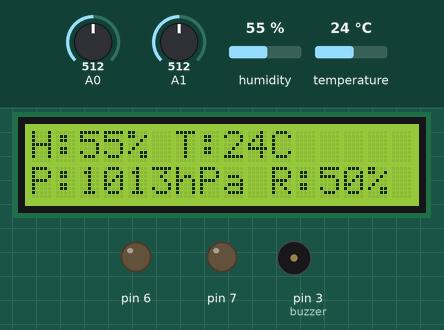
This sketch was run on a simulated Arduino Uno, built with avr-gcc and run on an emulated ATmega328P. Shown: 16×2 character LCD, output pins drawn as LEDs (lit = HIGH), buzzer (waves = sounding). Inputs (shaded band) come from the test bench; at power-on: A0 = 512, temperature 24 °C, humidity 55 %, A1 = 512. What the sketch prints to the serial monitor is not drawn.

Above: at 1.2 s.
1.3 s: A0 set to 685
5.3 s: A0 set to 711
At 7.6 s:
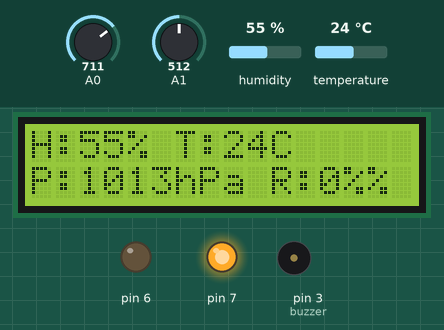
13.1 s: temperature set to 2 °C
At 14.8 s:
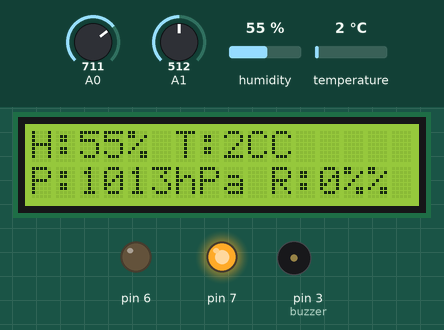
20.9 s: A0 set to 490
At 24.5 s:
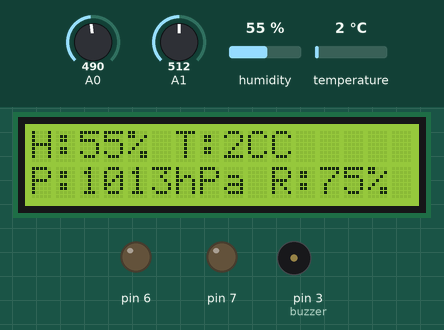
24.9 s: humidity set to 22 %
At 27.4 s:
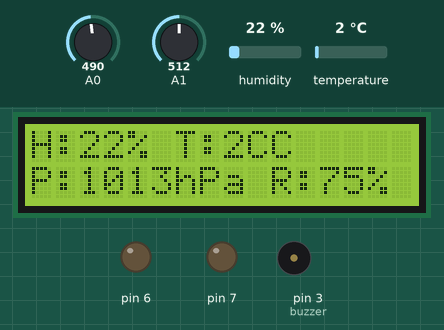
28.9 s: humidity set to 40 %
At 33.2 s:
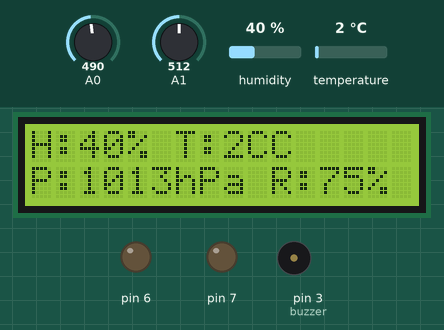
Timing chart, 0 to 34.0 s (numbered marks = the images above; inputs shaded):
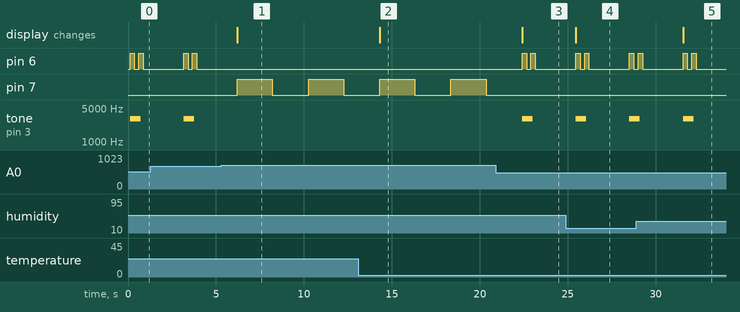

Measured:
- the behaviour switches between 700 and 701 on A0 (found by bisection; images 0 and 1)
- after the input at 5.3 s, pin 6: stops changing and stays LOW; pin 7: alternates HIGH for 2.0 s and LOW for 2.0 s, starting after 0.92 s; tone on pin 3 (buzzer): stops changing and stays silent; the display: changes after 0.92 s (image 1)
- after the input at 13.1 s, the display: changes after 1.2 s (image 2)
- after the input at 20.9 s, pin 6: alternates HIGH for 0.25 s and LOW for 0.25 s, 4 changes in all, then stays LOW, starting after 1.5 s; pin 7: stays LOW (without the input it goes to HIGH after 1.5 s); tone on pin 3 (buzzer): silent → 3000 Hz after 1.5 s, → silent 0.60 s later; the display: changes after 1.5 s (image 3)
- after the input at 24.9 s, the display: changes after 0.56 s (image 4)
- after the input at 28.9 s, the display: changes after 2.7 s (image 5)
- by itself, pin 6: alternates HIGH for 0.25 s and LOW for 0.25 s, 4 changes in all, then stays LOW

The sketch:

Code_source_arduino.ino
```cpp
#include <Wire.h>
#include <Adafruit_Sensor.h>
#include <Adafruit_BMP085_U.h>
#include <LiquidCrystal_I2C.h>
#include "DHT.h"

#define DHTPIN 2
#define DHTTYPE DHT11

DHT dht(DHTPIN, DHTTYPE);
LiquidCrystal_I2C lcd(0x27, 16, 2);

int humidityData;
int temperatureData;
Adafruit_BMP085_Unified bmp = Adafruit_BMP085_Unified(10085);
int i;
int buzzer = 3;

void setup() {
  Serial.begin(9600);  // Initialize serial communication
  dht.begin();
  bmp.begin();
  pinMode(buzzer, OUTPUT);
  pinMode(6, OUTPUT);
  pinMode(7, OUTPUT);

  lcd.begin(16, 2);  // Initialize the LCD
  lcd.backlight();
  lcd.setBacklight(HIGH);
}

void loop() {
  humidityData = dht.readHumidity();
  temperatureData = dht.readTemperature();
  int pressure = 232 + 781;
  int sensorValue = analogRead(A0);
  int rain;

  if (sensorValue > 1000) {
    rain = 0;
  } else if (sensorValue > 700) {
    rain = 0;
  } else if (sensorValue > 500) {
    rain = 50;
  } else if (sensorValue > 300) {
    rain = 75;
  } else {
    rain = 100;
  }

  int luminosity = analogRead(A1);

  // Send formatted data to Serial with start and end markers
  Serial.print("<");
  Serial.print(humidityData);
  Serial.print(":");
  Serial.print(temperatureData);
  Serial.print(":");
  Serial.print(pressure);
  Serial.print(":");
  Serial.print(luminosity);  // Adjusted order
  Serial.print(":");
  Serial.print(rain);  // Adjusted order
  Serial.println(">");

  lcd.setCursor(0, 0);
  lcd.print("H:");
  lcd.print(humidityData);
  lcd.print("% T:");
  lcd.print(temperatureData);
  lcd.print("C");
  lcd.setCursor(0, 1);
  lcd.print("P:");
  lcd.print(pressure);
  lcd.print("hPa R:");
  lcd.print(rain);
  lcd.print("%");

  if (pressure < 1012) {
    tone(buzzer, 1000, 500);
    for (i = 1; i < 6; ++i) {
      digitalWrite(6, HIGH);
      delay(100);
      digitalWrite(6, LOW);
      delay(100);
    }
  } else if (rain > 25) {
    tone(buzzer, 3000, 600);
    for (i = 1; i < 3; ++i) {
      digitalWrite(6, HIGH);
      delay(250);
      digitalWrite(6, LOW);
      delay(250);
    }
  } else {
    digitalWrite(7, HIGH);
    delay(2000);
    digitalWrite(7, LOW);
  }

  delay(2000);
}
```
